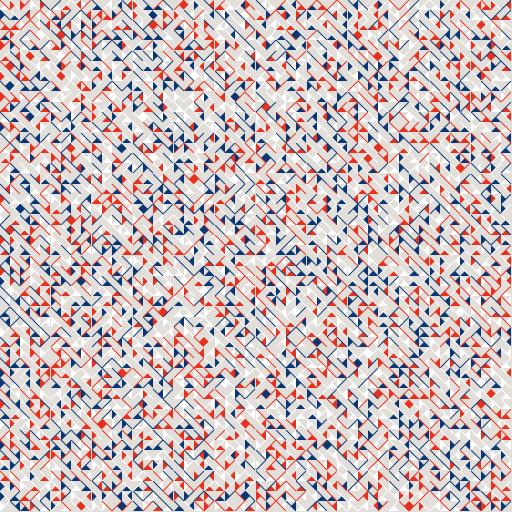
Frame 1 (no input)
Frame 60 (the mouse pressed at the canvas centre just before this capture): identical to frame 1, image omitted
Frame 120 (the mouse held since frame 60 and released just before this capture): identical to frame 1, image omitted

The Processing sketch that drew this single still picture (run headless with seeded random() and noise(); from frame 60 on, the mouse is pressed at the canvas centre):

// Processing sketch: sketch12
// ── sketch12.pde
color white = color(255, 255, 255);
color beige = color(226, 223, 219);
color blue = color(10, 55, 115);
color red = color(231, 49, 31);

App app;
void setup() {
  size(512, 512);
  app = new App();
}

void draw() {
  app.update();
}

void keyPressed() {
  app.keyPressed();
}

class App {
  color _bg;
  Unit _unit[];
  int _row = 50;
  int _column = 50;
  int _size;
  color _colorArr[] = new color[3];
  App() {
    _bg = beige;
    _unit = new Unit[_row*_column];
    _colorArr[0] = red;
    _colorArr[1] = blue;
    _colorArr[2] = white;
    
    for(int i=0; i<_row; i++){
      for(int j=0; j<_column; j++){
        int n = i*_row+j;
        int x = i*width/_row;
        int y = j*height/_column;
        int t1 = (int)random(0, 3);
        int t2 = (int)random(0, 3);
        color c1 = _colorArr[(int)random(0, 3)];
        color c2 = _colorArr[(int)random(0, 3)];
        
        _unit[n] = new Unit(x, y, width/_row, height/_column, c1, c2, t1, t2);
      }
    }
  }

  void update() {
    background(_bg);
    for(Unit u : _unit){
      u.update();
    }
  }

  void keyPressed() {
    if (key == 's') {
      println("saveimage");
      save("image_"+month()+day()+"_"+hour()+minute()+second()+".png");
    }
  }
}
// ── Unit.pde
class Unit{
  int _x, _y, _sizeX, _sizeY;
  color _col1, _col2;
  int _type1, _type2;
  
  
  Unit(int x, int y, int sizeX, int sizeY, color c1, color c2, int type1, int type2){
    _x = x;
    _y = y;
    _sizeX = sizeX;
    _sizeY = sizeY;
    _col1 = c1;
    _col2 = c2;
    _type1 = type1;
    _type2 = type2;
    
    rectMode(CENTER);
    println(atan(10/10));
  }
  
  void update(){
    drawTri(_type1, _col1);
    drawLine(_type2, _col2);
  }
  
  void drawLine(int type, color c){
    pushMatrix();
    translate(_x+_sizeX/2, _y+_sizeY/2);
    fill(c);
    rotate(atan(_sizeX/_sizeY)+radians(90*type));
    
    int l = (int)sqrt(sq(_sizeX) + sq(_sizeY));
    rect(0, 0, l, _sizeX/10);
    popMatrix();
  }
  
  void drawTri(int type, color c){
    int centerX = _x + _sizeX/2;
    int centerY = _y + _sizeY/2;
    int cornerX = _x + _sizeX;
    int cornerY = _y + _sizeY;
    fill(c);
    noStroke();
    switch(type){
      case 0:
        triangle(centerX, centerY, cornerX, _y, cornerX, cornerY);
        break;
      case 1:
        triangle(centerX, centerY, cornerX, cornerY, _x, cornerY);
        break;
      case 2:
        triangle(centerX, centerY, _x, cornerY, _x, _y);
        break;
      case 3:
        triangle(centerX, centerY, _x, _y, cornerX, _y);
        break;
      default:
        triangle(centerX, centerY, cornerX, _y, cornerX, cornerY);
        break;
    }
  }
  
  
  
}
